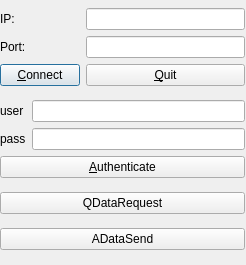
<?xml version="1.0" encoding="UTF-8"?>
<ui version="4.0">
 <class>client_dlg</class>
 <widget class="QDialog" name="client_dlg">
  <property name="geometry">
   <rect>
    <x>0</x>
    <y>0</y>
    <width>246</width>
    <height>265</height>
   </rect>
  </property>
  <property name="windowTitle">
   <string>Dialog</string>
  </property>
  <widget class="QWidget" name="">
   <property name="geometry">
    <rect>
     <x>0</x>
     <y>0</y>
     <width>245</width>
     <height>260</height>
    </rect>
   </property>
   <layout class="QVBoxLayout" name="verticalLayout_6">
    <item>
     <layout class="QHBoxLayout" name="horizontalLayout">
      <item>
       <layout class="QVBoxLayout" name="verticalLayout_2">
        <item>
         <widget class="QLabel" name="label">
          <property name="text">
           <string>IP:</string>
          </property>
         </widget>
        </item>
        <item>
         <widget class="QLabel" name="label_2">
          <property name="text">
           <string>Port:</string>
          </property>
         </widget>
        </item>
        <item>
         <widget class="QPushButton" name="connect_btn">
          <property name="text">
           <string>&amp;Connect</string>
          </property>
         </widget>
        </item>
       </layout>
      </item>
      <item>
       <layout class="QVBoxLayout" name="verticalLayout">
        <item>
         <widget class="QLineEdit" name="ip_ledit"/>
        </item>
        <item>
         <widget class="QLineEdit" name="port_ledit"/>
        </item>
        <item>
         <widget class="QPushButton" name="quit_btn">
          <property name="text">
           <string>&amp;Quit</string>
          </property>
         </widget>
        </item>
       </layout>
      </item>
     </layout>
    </item>
    <item>
     <layout class="QVBoxLayout" name="verticalLayout_5">
      <item>
       <layout class="QHBoxLayout" name="horizontalLayout_2">
        <item>
         <layout class="QVBoxLayout" name="verticalLayout_3">
          <item>
           <widget class="QLabel" name="label_3">
            <property name="text">
             <string>user</string>
            </property>
           </widget>
          </item>
          <item>
           <widget class="QLabel" name="label_4">
            <property name="text">
             <string>pass</string>
            </property>
           </widget>
          </item>
         </layout>
        </item>
        <item>
         <layout class="QVBoxLayout" name="verticalLayout_4">
          <item>
           <widget class="QLineEdit" name="user_ledit"/>
          </item>
          <item>
           <widget class="QLineEdit" name="pass_ledit"/>
          </item>
         </layout>
        </item>
       </layout>
      </item>
      <item>
       <widget class="QPushButton" name="auth_btn">
        <property name="text">
         <string>&amp;Authenticate</string>
        </property>
       </widget>
      </item>
     </layout>
    </item>
    <item>
     <widget class="QPushButton" name="qdr_btn">
      <property name="text">
       <string>QDataRequest</string>
      </property>
     </widget>
    </item>
    <item>
     <widget class="QPushButton" name="ads_btn">
      <property name="text">
       <string>ADataSend</string>
      </property>
     </widget>
    </item>
   </layout>
  </widget>
 </widget>
 <resources/>
 <connections/>
</ui>
